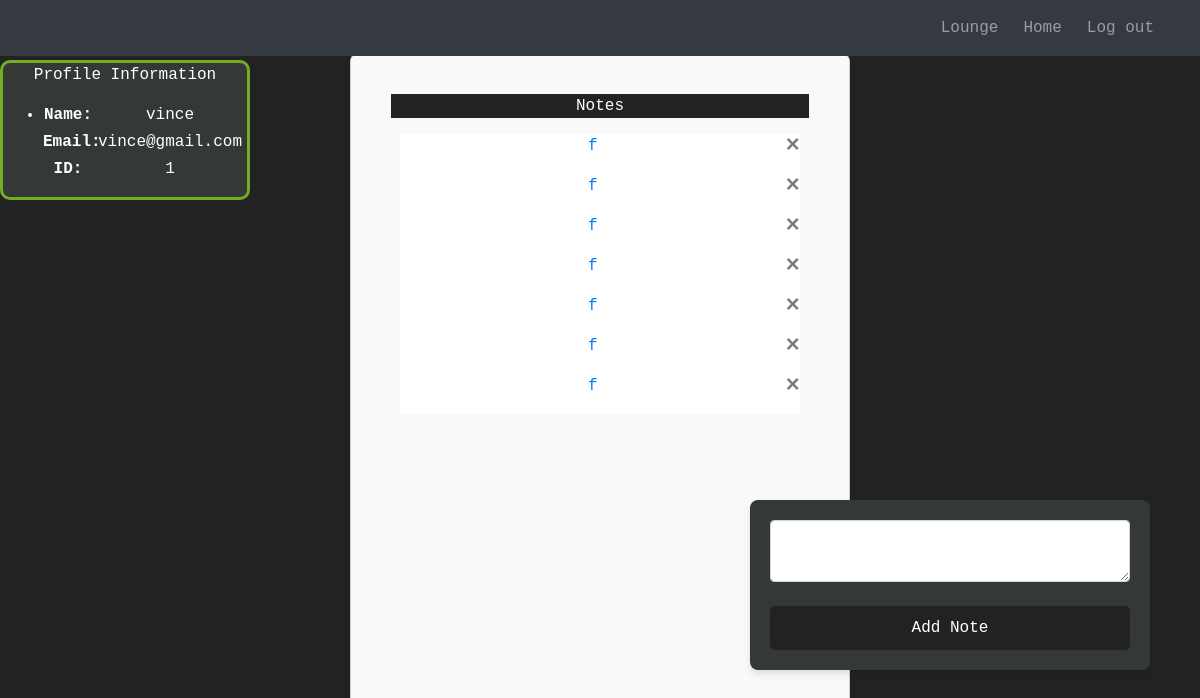
The page / (signed in) on the database as committed earlier.
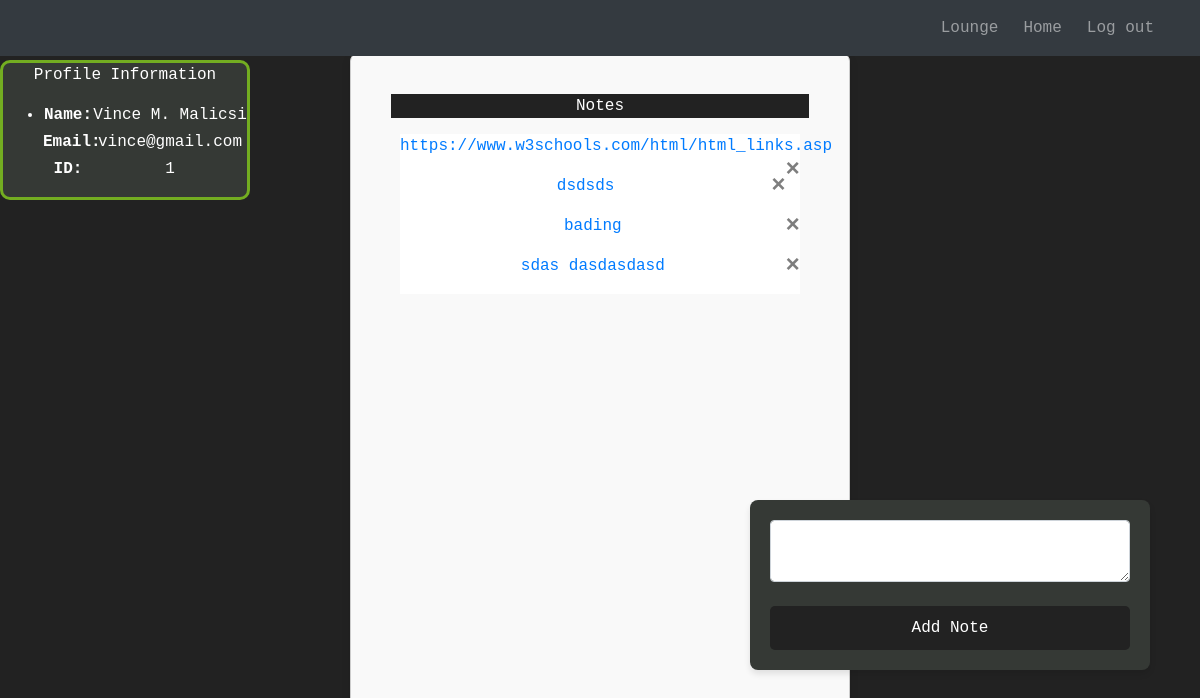
The same page on the database as committed later.
### website/models.py (models this page shows)
class Note(db.Model):
    id = db.Column(db.Integer, primary_key=True)
    data = db.Column(db.String(10000))
    date = db.Column(db.DateTime(timezone=True), default=func.now())
    user_id = db.Column(db.Integer, db.ForeignKey('user.id'))

class User(db.Model, UserMixin):
    id = db.Column(db.Integer, primary_key=True)
    email = db.Column(db.String(150), unique=True)
    password = db.Column(db.String(150))
    first_name = db.Column(db.String(150))
    notes = db.relationship('Note')
    chats = db.relationship('Chat')

### website/views.py (the view, shortened to what this page needs)
@views.route('/', methods=['GET', 'POST'])
@login_required
def home():
    return render_template("home.html", user=current_user)

### website/__init__.py (called while the page is built)
def create_app():
    app = Flask(__name__)
    app.config['SECRET_KEY'] = 'DSA Group 4'
    app.config['SQLALCHEMY_DATABASE_URI'] = f'sqlite:///{DB_NAME}'
    db.init_app(app)
    from .views import views
    from .auth import auth
    app.register_blueprint(views, url_prefix='/')
    app.register_blueprint(auth, url_prefix='/')
    from .models import User, Note
    with app.app_context():
        db.create_all()
    login_manager = LoginManager()
    login_manager.login_view = 'auth.login'
    login_manager.init_app(app)
    @login_manager.user_loader
    def load_user(id):
        return User.query.get(int(id))
    return app

### website/templates/home.html (shortened to what this page needs)
{% extends "index.html" %}
{% block content %}
<div align="center" class="input-block">
  <p class="links">Notes</p>
  <ul class="data-list" id="notes">
    {% for note in user.notes %}
    <li class="data-list">
      <a href="{{ note.data }}" target="_blank" rel="noopener noreferrer">{{ note.data }}</a>
      <button type="button" class="close" onClick="deleteNote({{ note.id }})">
        <span aria-hidden="true">&times;</span>
      </button>
    </li>
    {% endfor %}
  </ul>
</div>
<div align="center" class="link-container">
  <div class="profile">
    <p align="center" class="profile-title">Profile Information</p>
    <ul align="center" class="list-group list-group-flush" id="users">
      <li class="profile-table">
        <div class="profile-row">
          <div class="profile-label">Name:</div>
          <div class="profile-data">{{ user.first_name }}</div>
        </div>
        <div class="profile-row">
          <div class="profile-label">Email:</div>
          <div class="profile-data">{{ user.email }}</div>
        </div>
        <div class="profile-row">
          <div class="profile-label">ID:</div>
          <div class="profile-data">{{ user.id }}</div>
        </div>
      </li>
    </ul>
  </div>
</div>
<div class="button-block">
  <form method="POST">
    <textarea name="note" id="note" class="form-control" required></textarea>
    <br />
    <div align="center">
      <button type="submit" class="btn btn-primary">Add Note</button>
    </div>
  </form>
</div>
{% endblock %}

Rows that differ between the two databases and show on the page:
removed Note: data "f"
removed Note: data "f"
removed Note: data "f"
removed Note: data "f"
removed Note: data "f"
removed Note: data "f"
removed Note: data "f"
added Note: data "https://www.w3schools.com/html/html_links.asp"
added Note: data "dsdsds"
added Note: data "bading"
added Note: data "sdas dasdasdasd"
changed User "vince@gmail.com": first_name "vince" → "Vince M. Malicsi"
